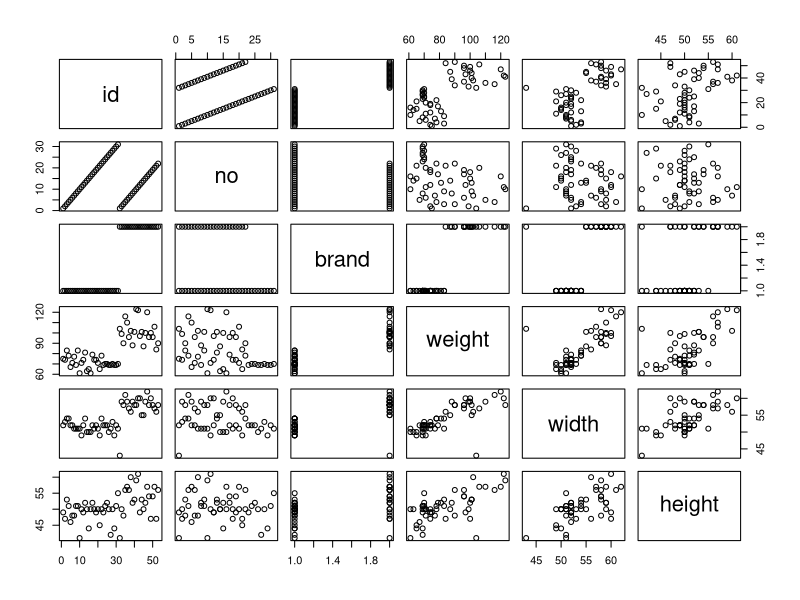
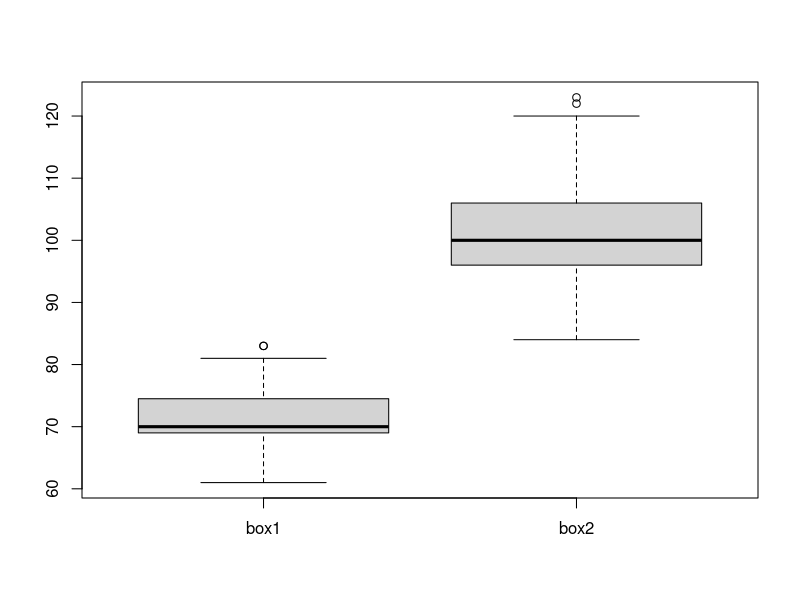
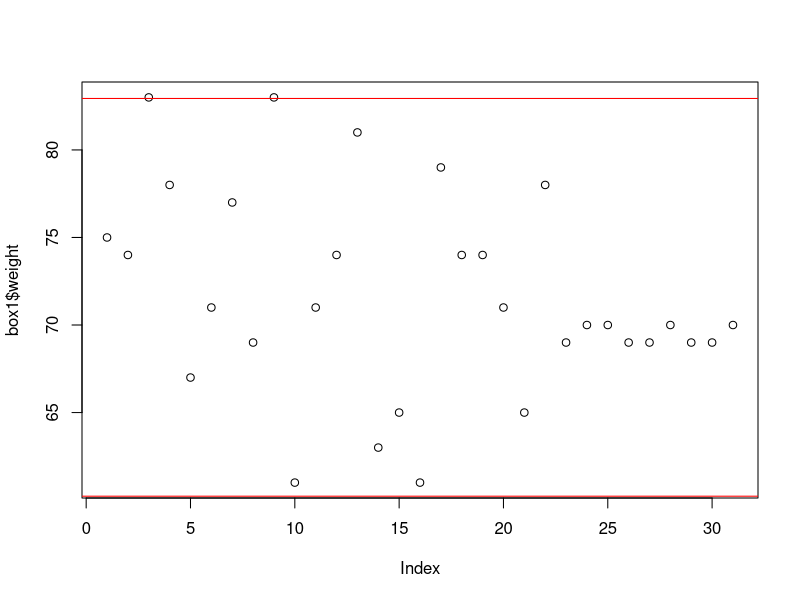
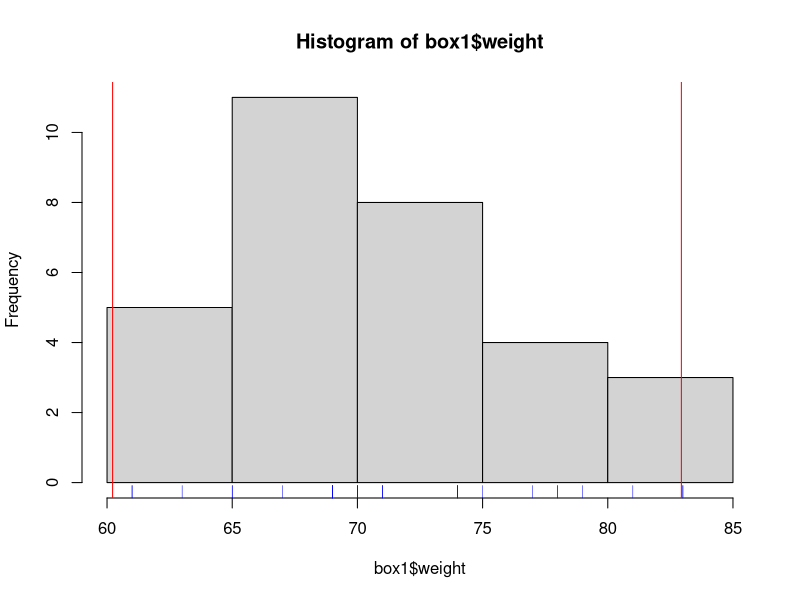
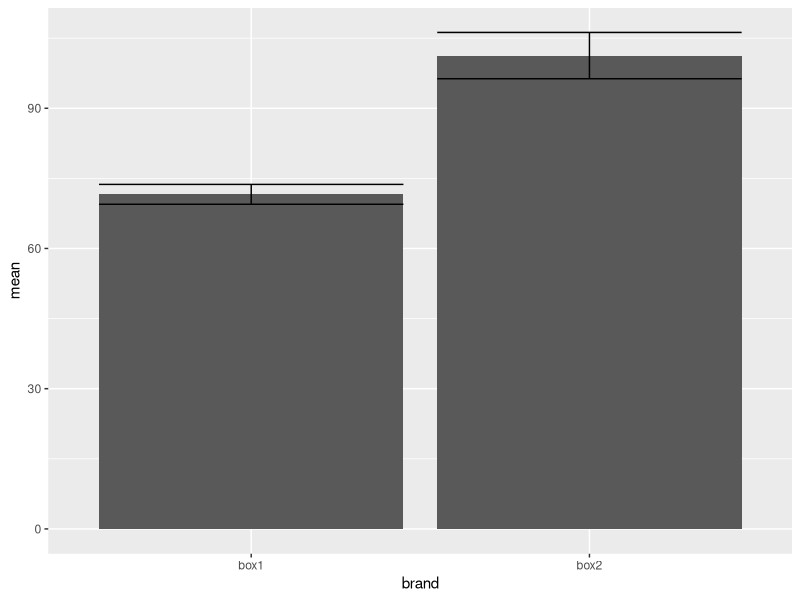

Here is the R script that generated these plots, in order:
## ---- chunk 1
knitr::opts_chunk$set(eval = FALSE)
library("gplots", quietly=TRUE, warn.conflicts = FALSE)
library("dplyr")
library("ggplot2")
## ---- chunk 2
fruits <- read.csv("fruits-2023-hse.csv")
## ---- chunk 3
plot(fruits)
## ---- chunk 4
box1 <- subset(fruits, brand == "box1")
box2 <- subset(fruits, brand == "box2")
## ---- chunk 5
boxplot(box1$weight, box2$weight, names=c("box1", "box2"))
## ---- chunk 6
# use `hist`, `qqnorm`, `qqline`
# ...
## ---- chunk 7
box1.mean <- mean(box1$weight)
box1.sd   <- sd(box1$weight)
box1.N    <- length(box1$weight)
box1.se   <- box1.sd/sqrt(box1.N)
## ---- chunk 8
box1.95 <- box1.mean + c(-1.96, 1.96) * box1.sd
box1.95
## ---- chunk 9
quantile(box1$weight, p = c(0.025, 0.975))
## ---- chunk 10
plot(box1$weight)
abline(h = box1.95, col="red")
## ---- chunk 11
hist(box1$weight)
abline(v = box1.95, col="red")
rug(box1$weight, col="blue")
## ---- chunk 12
box1.ci <- box1.mean + qt(p = c(0.025, 0.975), df = box1.N-1) * box1.se
## ---- chunk 13
t.test(weight ~ brand, data = fruits)
## ---- chunk 14
# var.test(...)
# t.test(...)
# ...
## ---- chunk 15
library("dplyr")
fruits <- read.csv("fruits-2023-hse.csv")

stats <-
  fruits |>
    group_by(brand) |>
    summarize(mean = mean(weight), sd=sd(weight), N=length(weight), se=sd/sqrt(N),
              lwr = mean + qt(p = 0.025, df = N-1) * se,
              upr = mean + qt(p = 0.975, df = N-1) * se
             )

stats
## ---- chunk 16
library("ggplot2")
stats |>
  ggplot(aes(x=brand, y=mean, min=lwr, max=upr))  +
    geom_col() + geom_errorbar()
